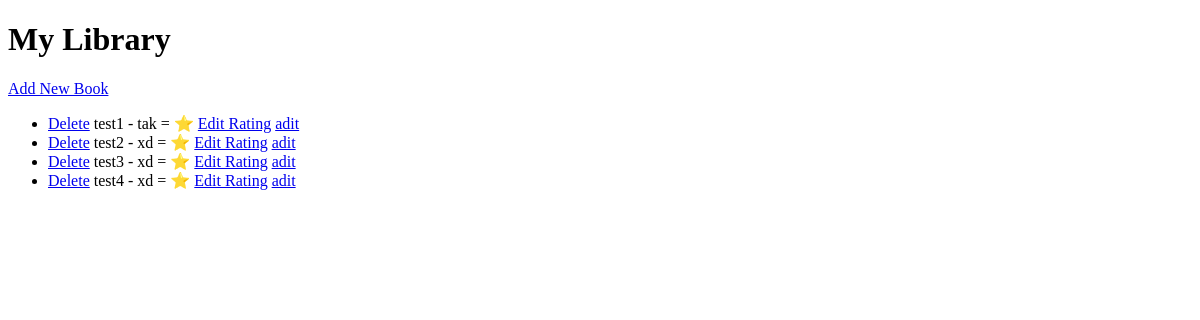
The app's page /, older data.
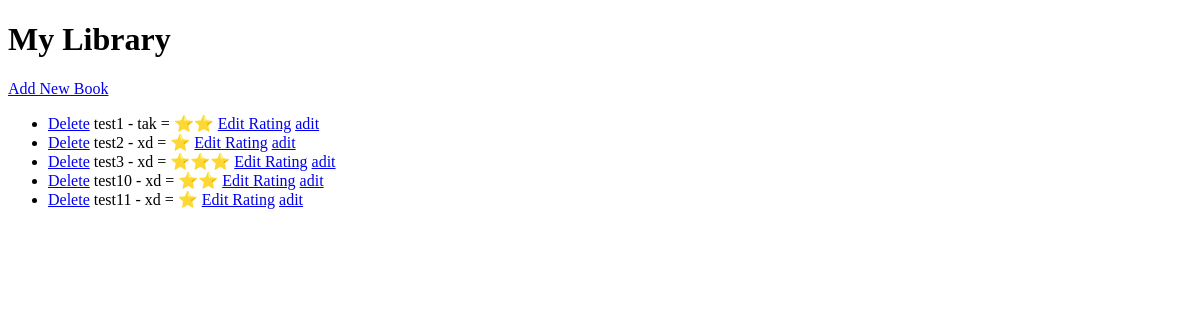
The same page, newer data.
### day 63 - Virtual Bookshelf/main.py (models this page shows, shortened)
class MyLibraryBooks(db.Model):
    id = db.Column(db.Integer, primary_key=True)
    title = db.Column(db.String(250), unique=True, nullable=False)  # nullable=False means can't be empty field
    author = db.Column(db.String(250), nullable=False)
    rating = db.Column(db.String(5), nullable=False)

### day 63 - Virtual Bookshelf/main.py (the view)
@app.route('/')
def home():
    all_books = MyLibraryBooks.query.all()
    return render_template("index.html", all_books=all_books)

### day 63 - Virtual Bookshelf/templates/index.html (shortened to what this page needs)
<!DOCTYPE html>
<html lang="en">
<head>
</head>
<body>
    <h1>My Library</h1>
    <a href="{{ url_for('add') }}">Add New Book</a>
    {% if all_books %}
        <ul>
            {% for book in all_books: %}
            <li>
                <a href="{{ url_for('delete', book_id=book.id) }}">Delete</a>
                {{book.title}} - {{book.author}} = {{book.rating}}
                <a href="{{ url_for('edit', book_id=book.id) }}">Edit Rating</a>
                <a href="{{ url_for('adit', book_idid=book.id) }}">adit</a>
            </li>
            {% endfor %}
        </ul>
    {% else %}
        <p>Library is empty :(</p>
    {% endif %}
</body>
</html>

Row changes from the older to the newer data that the page shows:
changed MyLibraryBooks "test1": rating "⭐" → "⭐⭐"
changed MyLibraryBooks "test3": rating "⭐" → "⭐⭐⭐"
changed MyLibraryBooks: title "test4" → "test10"; rating "⭐" → "⭐⭐"
added MyLibraryBooks: title "test11", author "xd", rating "⭐"
